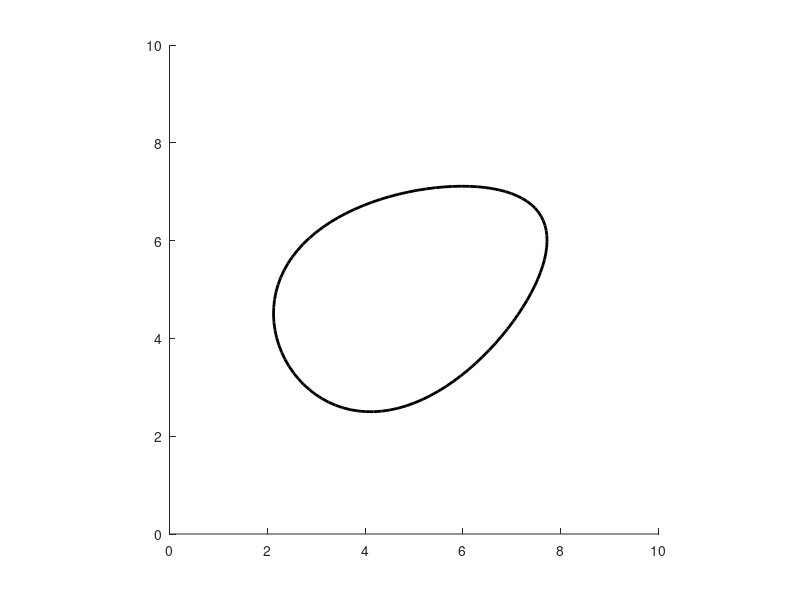

The MATLAB script that drew this image: (Note: this script raises an error after producing the figure.)
%start with newton function orion_newton
function class_2025_09_12()
    eggxample01();
end

%template for how to properly call egg_func
%also provides example for how to interpret outputs
function eggxample01()

    %set the oval hyper-parameters
    egg_params = struct();
    egg_params.a = 3; egg_params.b = 2; egg_params.c = .15;

    %specify the position and orientation of the egg
    x0 = 5; y0 = 5; theta = pi/6;
%x and y change pos, theta changes orientation of egg
    %set up the axis
    hold on; axis equal; axis square
    axis([0,10,0,10])

    s_perimeter = linspace(0, 1, 100);

    s_tangent = .3; % arbitrarily form 0-1
    [V_vals, G_vals] = egg_func(s_perimeter,x0,y0,theta,egg_params);


    plot(V_vals(1,:), V_vals(2,:), 'k', 'linewidth', 2);
    [V_tangent, G_tangent] = egg_func(s_tangent,x0,y0,theta,egg_params);
%     plot(V_vals(1,:), V_vals(2,:), 'ro', 'markerfacecolor','r', 'markersize', 4);
%     plot(V_tangent(1), G_tangent(2), 'ro', 'markerfacecolor','r', 'markersize', 4);
%     plot(V_tangent(1)+[0,G_tangent(1)],V_tangent(2)+[0,G_tangent(2)] k', 'linewidth', 2);

    [xmin,xmax,ymin,ymax] = find_bounding_box(x0,y0,theta,egg_params);
    plot([xmin,xmax,xmax,xmin],[ymin,ymax,ymax,ymin]);
end


function [xmin, xmax,ymin,ymax] = find_bounding_box(x0,y0,theta,egg_params)

    egg_wrapper_func2_y = @(s_in) egg_wrapper_func1_y(s,x0,y0,theta,egg_params);
    egg_wrapper_func2_x = @(s_in) egg_wrapper_func1_x(s,x0,y0,theta,egg_params);

    s_guess_list = 0:.2:1;

    dxtol = 1e-14; ytol = 1e-14; max_iter = 200; dfdxmin = 1e-8;

    x_list = [];
    y_list = [];
    for s_guess = s_guess_list
        s_rootx = secant_solver(egg_wrapper_func2_x, s_guess+1e-4, dxtol,ytol,max_iter,dfdxmin)
        [V, ~] = egg_func(s_rootx,x0,y0,theta,egg_params);
        x_list(end+1) = V(1);

        s_rooty = secant_solver(egg_wrapper_func2_y, s_guess+1e-4, dxtol,ytol,max_iter,dfdxmin)
        [V, ~] = egg_func(s_rooty,x0,y0,theta,egg_params);
        y_list(end+1) = V(2);

    end

        xmin = min(x_list);
        xmax = max(x_list);
        ymin = min(y_list);
        ymax = max(y_list);
end


function Gx = egg_wrapper_func1_x(s,x0,y0,theta,egg_params)
    [~, G] = egg_func(s,x0,y0,theta,egg_params);
    Gx = G(1);
end

function Gy = egg_wrapper_func1_y(s,x0,y0,theta,egg_params)
    [~, G] = egg_func(s,x0,y0,theta,egg_params);
    Gy = G(2);
end


function [V, G] = egg_func(s,x0,y0,theta,egg_params)
        %unpack the struct
        a=egg_params.a;
        b=egg_params.b;
        c=egg_params.c;
        %compute x (without rotation or translation)
        x = a*cos(2*pi*s);
        %useful intermediate variable
        f = exp(-c*x/2);
        %compute y (without rotation or translation)
        y = b*sin(2*pi*s).*f;
        %compute the derivatives of x and y (without rotation or translation)
        dx = -2*pi*a*sin(2*pi*s);
        df = (-c/2)*f.*dx;
        dy = 2*pi*b*cos(2*pi*s).*f + b*sin(2*pi*s).*df;
        %rotation matrix corresponding to theta
        R = [cos(theta),-sin(theta);sin(theta),cos(theta)];
        %compute position and gradient for rotated + translated oval
        V = R*[x;y]+[x0*ones(1,length(theta));y0*ones(1,length(theta))];
        G = R*[dx;dy];
end


function x_root = secant_solver(fun,x_guess0, x_guess1, dxtol, ytol, max_iter, dfdxmin)

    delta_x = 2*dxtol

    fval0 = fun(x_guess0);
    fval1 = fun(x_guess1);

    dfdx = (fval1 - fval0)/(x_guess1 - x_guess0);

    count = 0;


    while count<max_iter && abs(delta_x) > dxtol && abs(fval1) > ytol && abs(dfdx) > dfdxmin

    count = count+1;

    delta_x = -fvals/dfdx;

    x_guess2 = x_guess1 + delta_x;
    fval2 = fun(x_guess1);

    x_guess0 = x_guess1;
    fval0 = fval1;

    x_guess1 = x_guess2;
    fval1 = fval2;

    dfdx = (fval1-fval0)/(x_guess1 - x_guess0);


    end

    x_root = g_guess;

end

